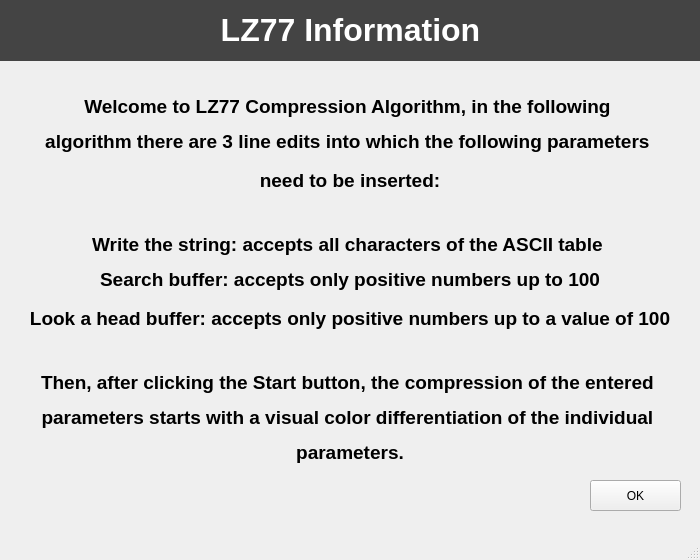
<?xml version="1.0" encoding="UTF-8"?>
<ui version="4.0">
 <class>MainWindow</class>
 <widget class="QMainWindow" name="MainWindow">
  <property name="geometry">
   <rect>
    <x>0</x>
    <y>0</y>
    <width>700</width>
    <height>560</height>
   </rect>
  </property>
  <property name="windowTitle">
   <string>MainWindow</string>
  </property>
  <widget class="QWidget" name="centralwidget">
   <widget class="QLabel" name="label_war">
    <property name="geometry">
     <rect>
      <x>0</x>
      <y>30</y>
      <width>700</width>
      <height>500</height>
     </rect>
    </property>
    <property name="font">
     <font>
      <pointsize>18</pointsize>
      <bold>true</bold>
     </font>
    </property>
    <property name="text">
     <string>&lt;html&gt;&lt;head/&gt;&lt;body&gt;&lt;p&gt;&lt;span style=&quot; font-size:14pt;&quot;&gt;Welcome to LZ77 Compression Algorithm, in the following &lt;/span&gt;&lt;/p&gt;&lt;p&gt;&lt;span style=&quot; font-size:14pt;&quot;&gt;algorithm there are 3 line edits into which the following parameters &lt;/span&gt;&lt;/p&gt;&lt;p&gt;&lt;span style=&quot; font-size:14pt;&quot;&gt;need to be inserted:&lt;/span&gt;&lt;br/&gt;&lt;/p&gt;&lt;p&gt;&lt;span style=&quot; font-size:14pt;&quot;&gt;Write the string: accepts all characters of the ASCII table &lt;/span&gt;&lt;/p&gt;&lt;p&gt;&lt;span style=&quot; font-size:14pt;&quot;&gt;Search buffer: accepts only positive numbers up to 100&lt;/span&gt;&lt;/p&gt;&lt;p&gt;&lt;span style=&quot; font-size:14pt;&quot;&gt;Look a head buffer: accepts only positive numbers up to a value of 100&lt;/span&gt;&lt;br/&gt;&lt;/p&gt;&lt;p&gt;&lt;span style=&quot; font-size:14pt;&quot;&gt;Then, after clicking the Start button, the compression of the entered &lt;/span&gt;&lt;/p&gt;&lt;p&gt;&lt;span style=&quot; font-size:14pt;&quot;&gt;parameters starts with a visual color differentiation of the individual &lt;/span&gt;&lt;/p&gt;&lt;p&gt;&lt;span style=&quot; font-size:14pt;&quot;&gt;parameters.&lt;/span&gt;&lt;/p&gt;&lt;/body&gt;&lt;/html&gt;</string>
    </property>
    <property name="alignment">
     <set>Qt::AlignCenter</set>
    </property>
   </widget>
   <widget class="QLabel" name="labelInfo">
    <property name="geometry">
     <rect>
      <x>0</x>
      <y>60</y>
      <width>31</width>
      <height>31</height>
     </rect>
    </property>
    <property name="text">
     <string/>
    </property>
    <property name="pixmap">
     <pixmap>info.png</pixmap>
    </property>
    <property name="scaledContents">
     <bool>true</bool>
    </property>
   </widget>
   <widget class="QLabel" name="label">
    <property name="geometry">
     <rect>
      <x>0</x>
      <y>0</y>
      <width>701</width>
      <height>61</height>
     </rect>
    </property>
    <property name="sizeIncrement">
     <size>
      <width>0</width>
      <height>0</height>
     </size>
    </property>
    <property name="baseSize">
     <size>
      <width>0</width>
      <height>0</height>
     </size>
    </property>
    <property name="font">
     <font>
      <pointsize>24</pointsize>
      <bold>true</bold>
     </font>
    </property>
    <property name="layoutDirection">
     <enum>Qt::LeftToRight</enum>
    </property>
    <property name="autoFillBackground">
     <bool>false</bool>
    </property>
    <property name="styleSheet">
     <string notr="true">background-color: rgb(68, 68, 68);</string>
    </property>
    <property name="text">
     <string>&lt;html&gt;&lt;head/&gt;&lt;body&gt;&lt;p&gt;&lt;span style=&quot; color:#ffffff;&quot;&gt;LZ77 Information&lt;/span&gt;&lt;/p&gt;&lt;/body&gt;&lt;/html&gt;</string>
    </property>
    <property name="alignment">
     <set>Qt::AlignCenter</set>
    </property>
    <property name="textInteractionFlags">
     <set>Qt::NoTextInteraction</set>
    </property>
   </widget>
   <widget class="QPushButton" name="pushButtonToggleB">
    <property name="geometry">
     <rect>
      <x>590</x>
      <y>480</y>
      <width>91</width>
      <height>31</height>
     </rect>
    </property>
    <property name="styleSheet">
     <string notr="true"/>
    </property>
    <property name="text">
     <string>OK</string>
    </property>
    <property name="autoDefault">
     <bool>true</bool>
    </property>
    <property name="default">
     <bool>false</bool>
    </property>
    <property name="flat">
     <bool>false</bool>
    </property>
   </widget>
  </widget>
  <widget class="QMenuBar" name="menubar">
   <property name="geometry">
    <rect>
     <x>0</x>
     <y>0</y>
     <width>700</width>
     <height>22</height>
    </rect>
   </property>
  </widget>
  <widget class="QStatusBar" name="statusbar"/>
 </widget>
 <resources/>
 <connections/>
</ui>
